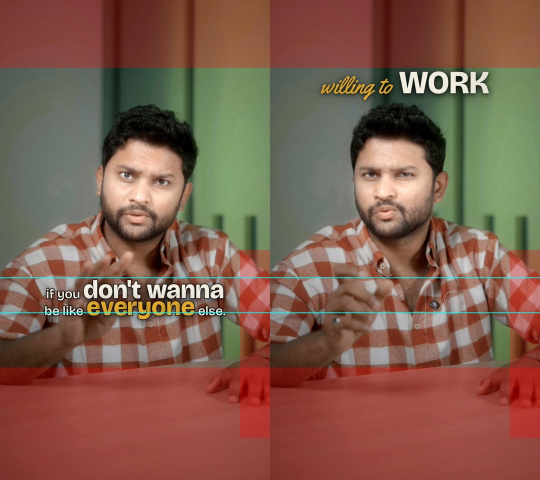
#> input picture .claude/skills/video-editing-style/02-craft/text-animation-moves/references/frames/STACKS_safe_zone_check.jpg, 1080 x 960 px, given in place of 0000.jpg, which was not available (shown at 1/2 size)
$ python r4_match.py ../../../../text-animation-moves/references/frames/STACKS_safe_zone_check.jpg
#> lines starting #> are read from the running program, lines starting #| are printed output that depends on the picture
# Estimate similarity transform RAW panel -> EDITED panel per frame (scale, tx, ty, rotation, inliers)
import sys, json, numpy as np, cv2
R=sys.argv[1]
sift=cv2.SIFT_create(nfeatures=1500)
bf=cv2.BFMatcher(cv2.NORM_L2)
out=[]
for n in range(0,1068,2):
    a=cv2.imread(f'{R}/raw/{n:04d}.jpg',0); b=cv2.imread(f'{R}/ed/{n:04d}.jpg',0)
#> after `a = cv2.imread(f'{R}/raw/{n:04d}.jpg', 0)`:
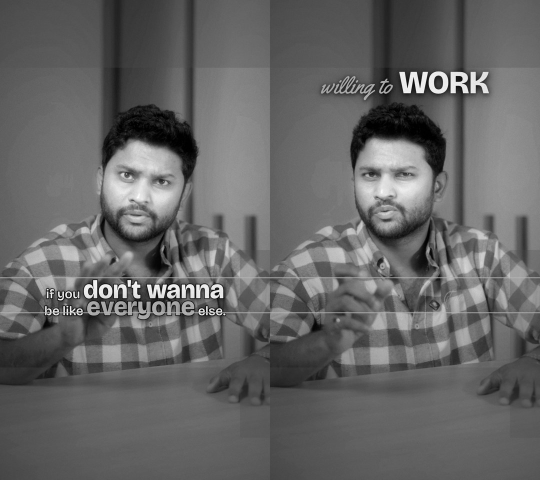
#> a: shape (960, 1080) (shown at 1/2 size); min 0, max 255, mean 101.2
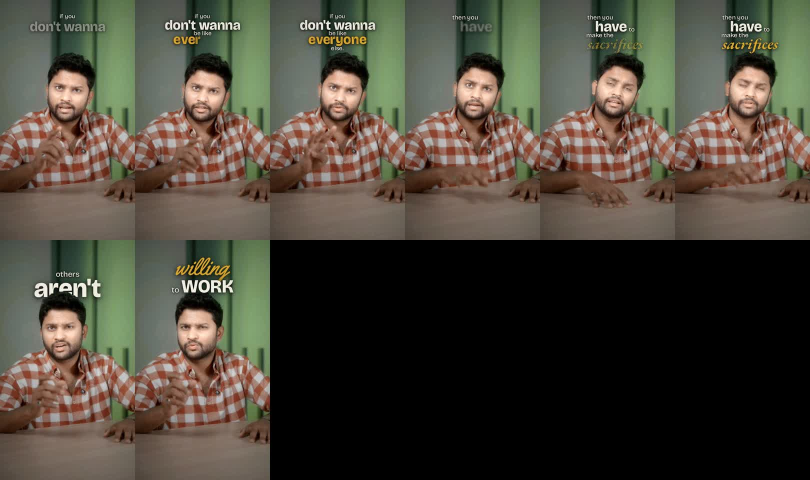
#> input picture .claude/skills/video-editing-style/02-craft/text-animation-moves/references/frames/STACKS_v1_all_above_head_REJECTED.jpg, 1620 x 960 px, given in place of 0000.jpg, which was not available (shown at 1/2 size)
#> after `b = cv2.imread(f'{R}/ed/{n:04d}.jpg', 0)`:
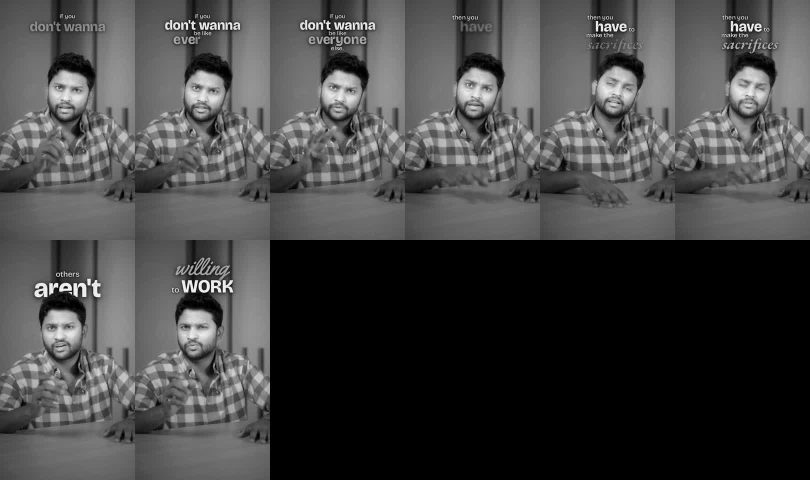
#> b: shape (960, 1620) (shown at 1/2 size); min 0, max 255, mean 68.9
    a2=cv2.resize(a,None,fx=2,fy=2,interpolation=cv2.INTER_CUBIC)  # upsample raw x2 for features
    ka,da=sift.detectAndCompute(a2,None); kb,db=sift.detectAndCompute(b,None)
#> after `ka, da = sift.detectAndCompute(a2, None)`: ka = 1500 keypoints; strongest (x, y, size): (269, 1227, 4.2), (1836, 315, 15.9), (866, 1176, 8.5), (190, 1159, 4)
#> after `kb, db = sift.detectAndCompute(b, None)`: kb = 1500 keypoints; strongest (x, y, size): (431, 568, 4.6), (131, 574, 4.1), (1486, 52, 2.4), (1215, 52, 2.5)
    rec=dict(f=n,s=None)
    if da is not None and db is not None and len(ka)>10 and len(kb)>10:
        m=bf.knnMatch(da,db,k=2); good=[p for p,q in m if p.distance<0.72*q.distance]
#> after `m = bf.knnMatch(da, db, k=2)`: m = 1500 matches
#> after `m = bf.knnMatch(da, db, k=2)`:
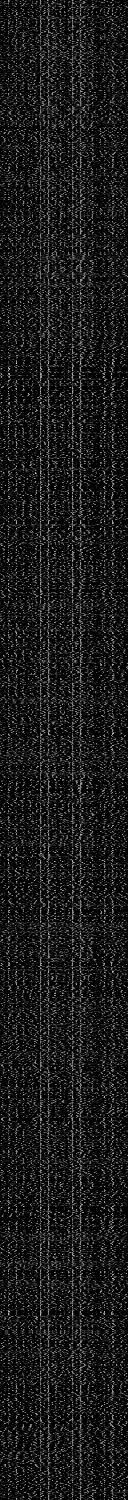
#> da: shape (1500, 128) float32; min 0, max 205, mean 26.4
#> after `good = [p for p, q in m if p.distance < 0.72 * q.distance]`: good = 221 matches
        if len(good)>=8:
            pa=np.float32([ka[g.queryIdx].pt for g in good])/2.0; pb=np.float32([kb[g.trainIdx].pt for g in good])
#> after `pa = np.float32([ka[g.queryIdx].pt for g in good]) / 2.0`: pa = 221 pairs, first value 40.8 to 981.8, second value 149.5 to 716.1
#> after `pb = np.float32([kb[g.trainIdx].pt for g in good])`: pb = 221 pairs, first value 57.73 to 991.5, second value 46.39 to 837.9
            M,inl=cv2.estimateAffinePartial2D(pa,pb,method=cv2.RANSAC,ransacReprojThreshold=3.0)
#> M = [[0.5, -0.000114, -0.119], [0.000114, 0.5, 479.8]]; inl = 221 values, max 1 at index 9, min 0 at index 0, mean 0.303
            if M is not None and inl is not None and inl.sum()>=8:
                s=float(np.hypot(M[0,0],M[1,0])); rot=float(np.degrees(np.arctan2(M[1,0],M[0,0])))
#> after `s = float(np.hypot(M[0, 0], M[1, 0]))`: s = 0.5
#> after `rot = float(np.degrees(np.arctan2(M[1, 0], M[0, 0])))`: rot = 0.0131
                rec=dict(f=n,s=round(s,4),rot=round(rot,2),tx=round(float(M[0,2]),1),ty=round(float(M[1,2]),1),inl=int(inl.sum()),good=len(good))
#> rec = {'f': 0, 's': 0.5, 'rot': 0.01, 'tx': -0.1, 'ty': 479.8, 'inl': 67, 'good': 221}
#> (the run stopped early here; a loop or call above may not have finished)
